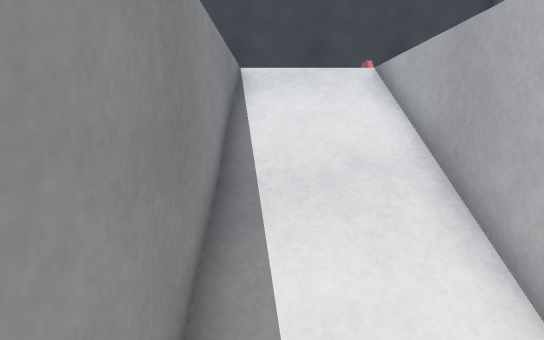
View 1 (above)

14 first-person views from a walk through a Unity game level. The camera is 1.3 m above the floor, tilts 8° down and sees 75° across. The floor is counted in squares, 0.5 m on a side. Each view is taken from the middle of a square. On the plan, view 1 faces up. The plan holds only what a view shows up to about 20 squares ahead; the rest is blank. The place goes on beyond the plan. The player is left out. Surface patterns are stand-ins for the level's own textures.

View 2
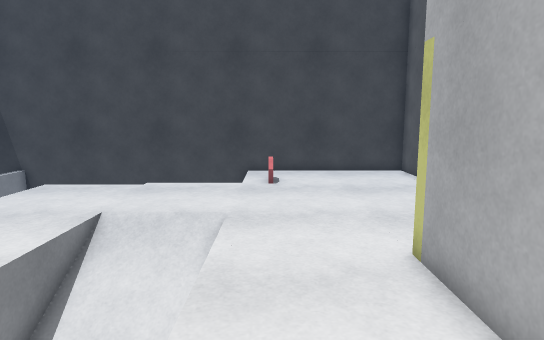

View 3
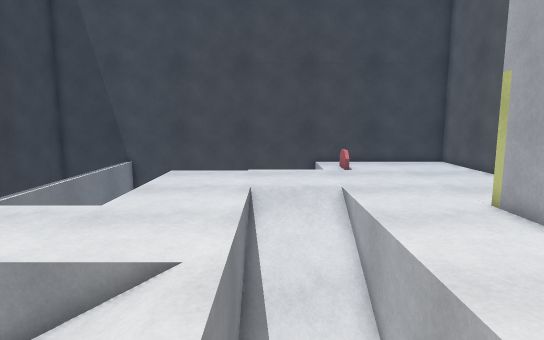

View 4
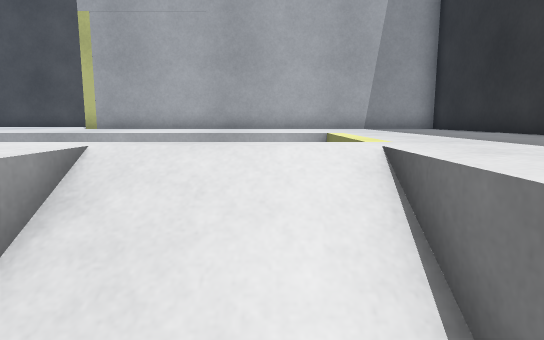

View 5
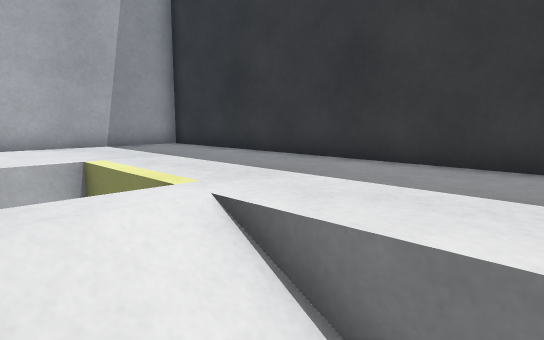

View 6
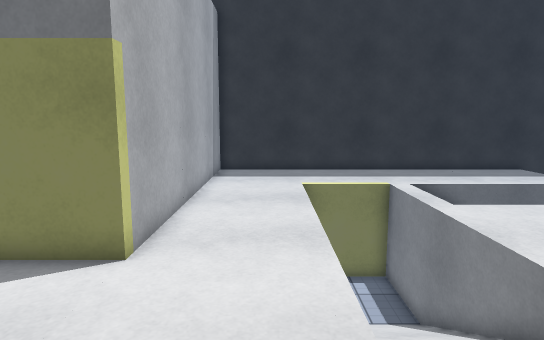

View 7
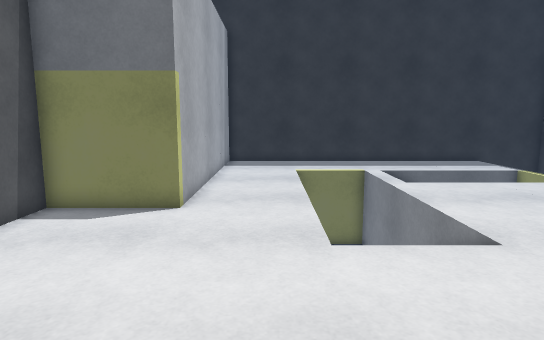

View 8
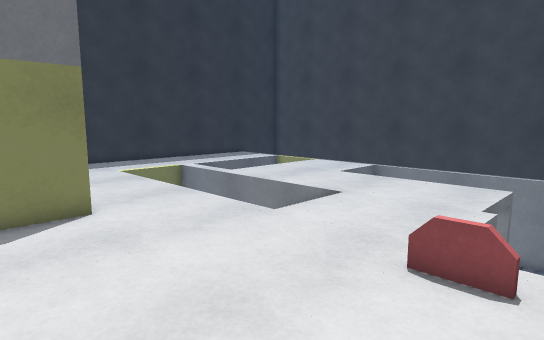

View 9
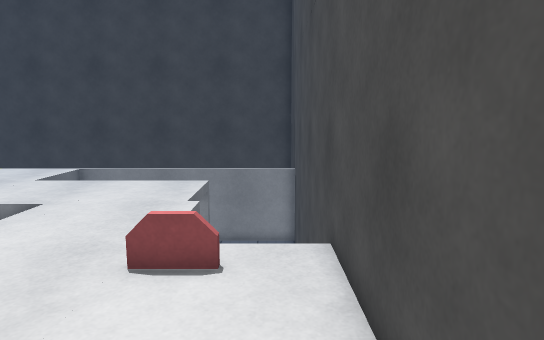

View 10
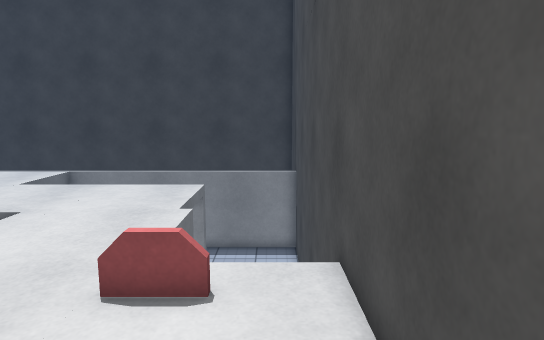

View 11
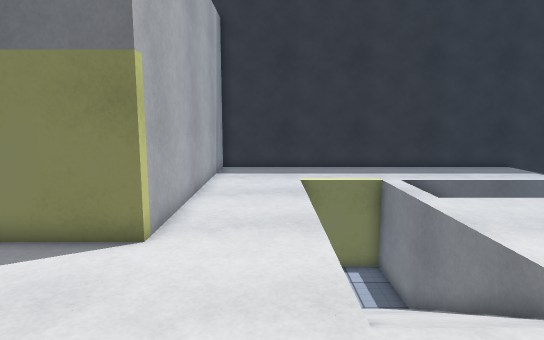

View 12
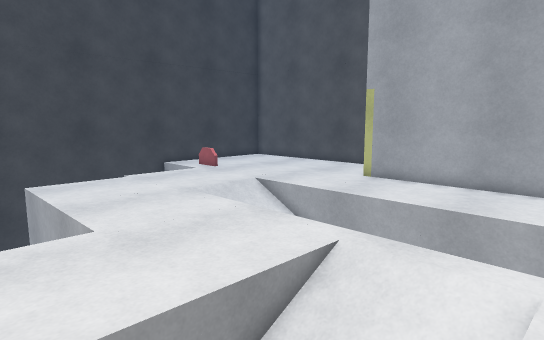

View 13
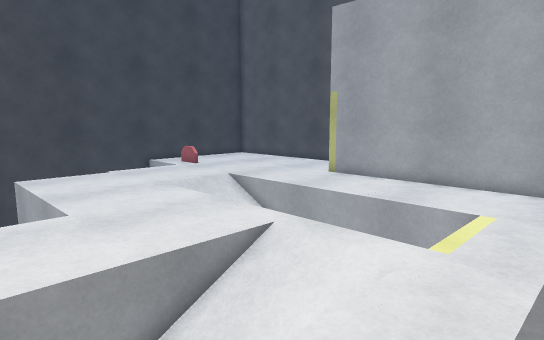

View 14
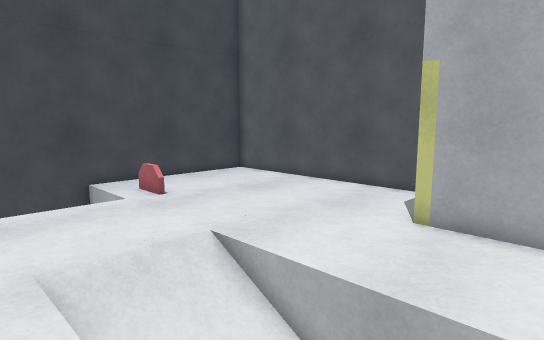

### Floor plan
Key: @ floor where view 1 was taken; # wall or solid block; . main floor; - floor 2 m lower than the main floor; / step, stairs or slope; = window, fence, low wall or low ledge; ^ raised ledge; v drop or lower ground.
Columns run from 11 left of view 1 to 11 right of it. Each row starts with its distance up from view 1.
 19  ^^          ^
 18 vv.vvvvvvvvvvv#########
 17   vvv         v.......#
 16   vvv         v.......#
 15   vvv     vvvvv.......#
 14   vvv vvvv............#
 13   v   v...............#
 12   v   v...............#
 11   v   v...............#
 10   v   v...............#
  9   v   v...////........#
  8   v   v...////........#
  7   vvvvv...v////...#####
  6   v.......v////...#
  5   v.......v////...#
  4   v.......v////...#
  3   v.......v////...#
  2     //////v-- ....#
  1       ////v-- ....#
  0   #  / ///v@- ....#
 -1   vvv===//#vvv ...#
 -2   v...............#
 -3   v...............#
 -4   v...............#
 -5   v...............#
 -6 ###################

Where each view was taken, in squares from view 1:
view 1: 0 up, 0 right, facing up
view 2: 0 up, 4 right, facing up
view 3: 4 down, 0 right, facing up
view 4: 0 up, 6 left, facing right
view 5: 1 up, 5 left, facing down-right
view 6: 13 up, 4 right, facing down
view 7: 17 up, 4 right, facing down
view 8: 17 up, 10 right, facing down-left
view 9: 17 up, 10 right, facing left
view 10: 17 up, 9 right, facing left
view 11: 14 up, 4 right, facing down
view 12: 2 down, 8 left, facing up-right
view 13: 4 down, 8 left, facing up-right
view 14: 3 up, 2 left, facing up-right
